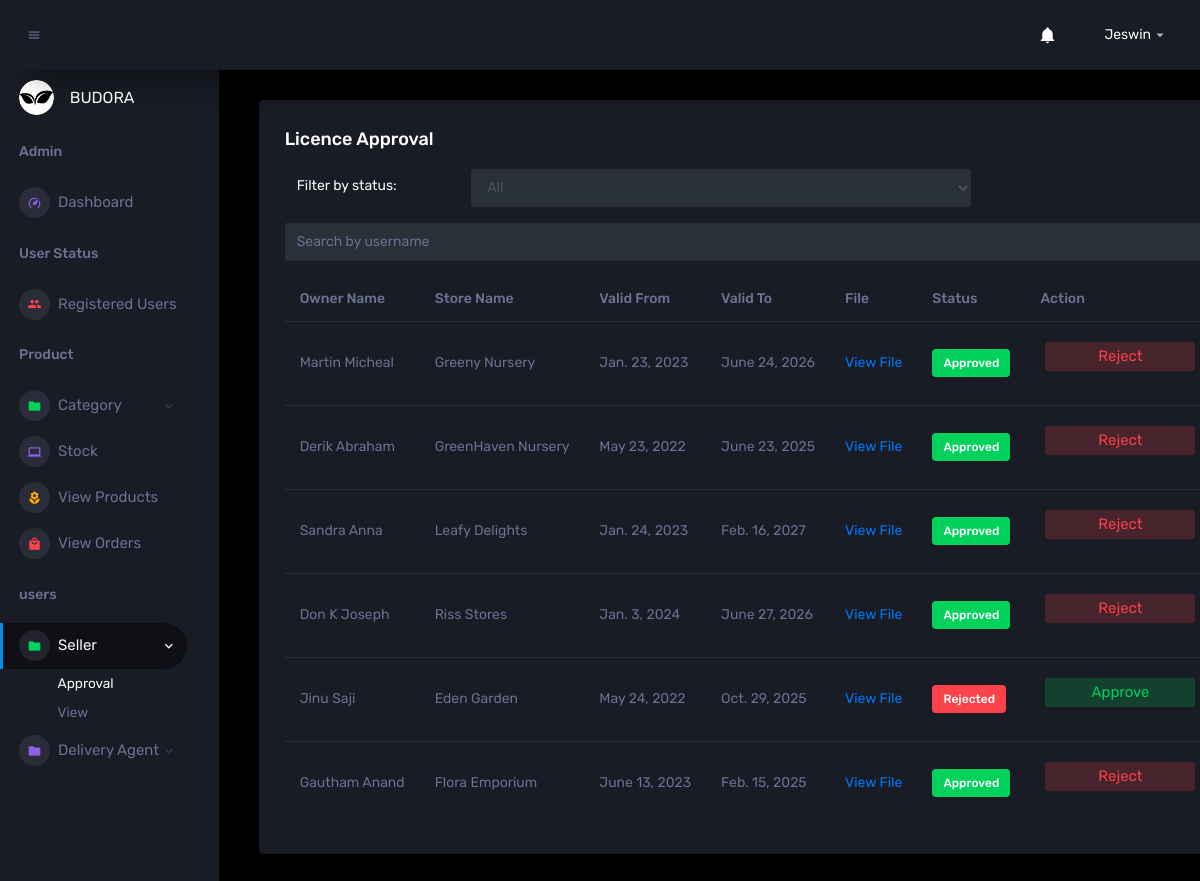
The page /dashlegal (signed in) on the database its author committed.
### user/models.py (models this page shows)
class Certification(models.Model):
    APPROVED = 'approved'
    REJECTED = 'rejected'
    PENDING = 'pending'
    APPROVAL_CHOICES = [
        (APPROVED, 'Approved'),
        (REJECTED, 'Rejected'),
        (PENDING, 'Pending'),
    ]
    DAY_CHOICES = [
        ('monday', 'Monday'),
        ('tuesday', 'Tuesday'),
        ('wednesday', 'Wednesday'),
        ('thursday', 'Thursday'),
        ('friday', 'Friday'),
        ('saturday', 'Saturday'),
        ('sunday', 'Sunday'),
    ]
    user = models.ForeignKey(User, on_delete=models.CASCADE, default=1)
    certification_image = models.ImageField(upload_to='certification_images/', null=True, blank=True)
    owner_name = models.CharField(max_length=100)  # Change 'first_name' to 'owner_name'
    store_name = models.CharField(max_length=100)  # Add 'store_name' field
    expiry_date_from = models.DateField(null=True, blank=True)
    expiry_date_to = models.DateField(null=True, blank=True)
    timestamp = models.DateTimeField(auto_now_add=True)
    opening_time = models.TimeField(null=True, blank=True)
    closing_time = models.TimeField(null=True, blank=True)
    opening_days = models.CharField(max_length=100, choices=DAY_CHOICES, blank=True)  # Field with day choices
    store_image = models.ImageField(upload_to='store_images/', null=True, blank=True)
    latitude = models.DecimalField(max_digits=20, decimal_places=15, default=0.0)
    longitude = models.DecimalField(max_digits=20, decimal_places=15, default=0.0)
    is_approved = models.CharField(
        max_length=10,
        choices=APPROVAL_CHOICES,
        default=PENDING,
    )

### user/views.py (the view)
# urls.py: path('dashlegal', views.dashlegal, name='dashlegal'),
@login_required
def dashlegal(request):
    seller_applications = Certification.objects.all()
    today = timezone.now().date()
    for certification in seller_applications:
        if certification.expiry_date_to and certification.expiry_date_to < timezone.now().date():
            certification.is_approved = Certification.REJECTED  # Set it to 'rejected'
            certification.save()
    user_roles = {}
    for application in seller_applications:
        user = get_object_or_404(User, id=application.user_id)
        user_roles[application.id] = {
            'is_admin': user.is_superuser,
            'is_customer': user,
            'is_seller': user.is_staff
        }
    context = {
        'seller_applications': seller_applications,
        'user_roles': user_roles,  # Include user roles in the context
        'today': today,
    }
    return render(request, 'admin/dashlegal.html', context)

### templates/admin/dashlegal.html (shortened to what this page needs)
{% extends 'admin/base1.html' %}
{% load static %}
{% block content %}
<div class="col-lg-12 grid-margin stretch-card">
    <div class="card">
      <div class="card-body">
            <h4 class="card-title">Licence Approval</h4>
            <p class="card-description">
                <div class="col-md-9">
                <div class="form-group row">
                <label for="status-filter" class="filter-label col-sm-3 col-form-label">Filter by status:</label>
                <div class="col-sm-9">
                <select id="status-filter" class="filter-select form-control">
                    <option value="all">All</option>
                </select>
                </div>
                </div>
            </p>
        </div>
                <form class="search-form" id="searchform">
                    <input type="text" id="name" name="name" class="search-input form-control" placeholder="Search by username">
                </form>
            <div class="table-responsive">
            <table class="application-list table table-hover">
                <thead>
                    <tr>
                        <th>Owner Name</th>
                        <th>Store Name</th>
                        <th>Valid From</th>
                        <th>Valid To</th>
                        <th>File</th>
                        <th>Status</th>
                        <th>Action</th>
                    </tr>
                </thead>
                <tbody>
                    {% for application in seller_applications %}
                    <tr>
                        <td>{{ application.owner_name }}</td>
                        <td>{{ application.store_name }}</td>
                        <td>{{ application.expiry_date_from }}</td>
                        {% if application.expiry_date_to < today %}
                            {% comment %} <td class="text-danger" >{{ application.expiry_date_to }}</td> {% endcomment %}
                            <td>{{ application.expiry_date_to }}</td>
                        {% else %}
                            <td>{{ application.expiry_date_to }}</td>
                        {% endif %}
                        <td>
                            {% if application.certification_image %}
                            <a href="{{ application.certification_image.url }}" target="_blank">View File</a>
                            {% else %}
                            No File Available
                            {% endif %}
                        </td>
                        <td id="status-cell-1">
                          {% if application.is_approved == 'pending' %}
                            <label class="badge badge-warning">Pending</label>
                          {% elif application.is_approved == 'approved' %}
                            <label class="badge badge-success">Approved</label>
                          {% elif application.is_approved == 'rejected' %}
                            <label class="badge badge-danger">Rejected</label>
                          {% else %}
                            <p> Not working </p>
                          {% endif %}
                        </td>
                        <td id="status-cell-1"  style="padding:20">
                        <div class="approval-status">
                      {% if application.is_approved == 'pending' %}
                      <form method="post" action="{% url 'approve_certification' application.id %}">
                        {% csrf_token %}
                        <button class="btn btn-inverse-success btn-fw" type="submit" >Approve</button>
                    </form>
                    <form method="post" action="{% url 'reject_certification' application.id %}">
                        {% csrf_token %}
                        <button class="btn btn-inverse-danger btn-fw" type="submit">Reject</button>
                    </form>
                      {% elif application.is_approved == 'approved' %}
                          <form method="post" action="{% url 'reject_certification' application.id %}">
                            <button class="btn btn-inverse-danger btn-fw" type="submit">Reject</button>
                        </form>
                      {% elif application.is_approved == 'rejected' %}
                          <form method="post" action="{% url 'approve_certification' application.id %}">
                              <button id="appr" class="btn btn-inverse-success btn-fw" type="submit">Approve</button>
                          </form>
                      {% else %}
                        <p> Not working </p>
                      {% endif %}
                      </div>
                      </td>
                    </tr>
                    {% endfor %}
                </tbody>
            </table>
        </div>
    </div>
</div>
{% endblock %}

### templates/admin/base1.html (shortened to what this page needs)
{% load static %}
<head>
    <link rel="stylesheet" href="{% static 'assets/vendors/mdi/css/materialdesignicons.min.css' %}">
    <link rel="stylesheet" href="{% static 'assets/vendors/css/vendor.bundle.base.css' %}">
    <link rel="stylesheet" href="{% static 'assets/vendors/jvectormap/jquery-jvectormap.css' %}">
    <link rel="stylesheet" href="{% static 'assets/vendors/flag-icon-css/css/flag-icon.min.css' %}">
    <link rel="stylesheet" href="{% static 'assets/vendors/owl-carousel-2/owl.carousel.min.css' %}">
    <link rel="stylesheet" href="{% static 'assets/vendors/owl-carousel-2/owl.theme.default.min.css' %}">
    <link rel="stylesheet" href="{% static 'assets/css/style.css' %}">
</head>
<body>
    <div class="container-scroller">
        <nav class="sidebar sidebar-offcanvas" id="sidebar">
          <ul class="nav">
            <li class="nav-item profile">
              <div class="profile-desc">
                <div class="profile-pic">
                  <div class="count-indicator">
                    <img class="img-xs rounded-circle " src="{% static 'assets/images/Budoralat.png' %}" alt="">
                  </div>
                  <div class="profile-name">
                    <h5 class="mb-0 font-weight-normal">BUDORA</h5>
                  </div>
                </div>
            </li>
            <li class="nav-item nav-category">
              <span class="nav-link">Admin</span>
            </li>
            <li class="nav-item menu-items">
              <a class="nav-link" href="{% url 'admin_index' %}">
                <span class="menu-icon">
                  <i class="mdi mdi-speedometer"></i>
                </span>
                <span class="menu-title">Dashboard</span>
              </a>
            </li>
            <li class="nav-item nav-category">
              <span class="nav-link">User Status</span>
            </li>
            <li class="nav-item menu-items">
              <a class="nav-link" href="{% url 'user_list' %}">
                <span class="menu-icon">
                  <i class="mdi mdi-account-multiple"></i>
                </span>
                <span class="menu-title">Registered Users</span>
              </a>
            </li>
            <li class="nav-item nav-category">
              <span class="nav-link">Product</span>
            </li>
            <li class="nav-item menu-items">
              <a class="nav-link" data-toggle="collapse" href="#ui-basic" aria-expanded="false" aria-controls="ui-basic" id="category">
                <span class="menu-icon">
                  <i class="mdi mdi-folder"></i>
                </span>
                <span class="menu-title">Category</span>
                <i class="menu-arrow"></i>
              </a>
            </li>
            <li class="nav-item menu-items">
              <a class="nav-link" href="{% url 'viewstock' %}">
                <span class="menu-icon">
                  <i class="mdi mdi-laptop"></i>
                </span>
                <span class="menu-title">Stock</span>
              </a>
            </li>
            <li class="nav-item menu-items">
              <a class="nav-link" href="{% url 'viewproducts' %}">
                <span class="menu-icon">
                  <i class="mdi mdi-flower"></i>
                </span>
                <span class="menu-title">View Products</span>
              </a>
            </li>
            <li class="nav-item menu-items">
              <a class="nav-link" href="{% url 'view_orders' %}">
                <span class="menu-icon">
                  <i class="mdi mdi-shopping"></i>
                </span>
                <span class="menu-title">View Orders</span>
              </a>
            </li>
            <li class="nav-item nav-category">
              <span class="nav-link">users</span>
            </li>
            <li class="nav-item menu-items">
              <a class="nav-link" data-toggle="collapse" href="#sellerapp" aria-expanded="false" aria-controls="ui-basic" id="sellers">
                <span class="menu-icon">
                  <i class="mdi mdi-folder"></i>
                </span>
                <span class="menu-title">Seller</span>
                <i class="menu-arrow"></i>
              </a>
              <div class="collapse" id="sellerapp">
                <ul class="nav flex-column sub-menu">
                  <li class="nav-item"> <a class="nav-link" href="{% url 'dashlegal' %}" id="sellerapproval">Approval</a></li>
                  <li class="nav-item"> <a class="nav-link" href="{% url 'viewsellers' %}">View</a></li>
                </ul>
              </div>
            </li>
            <li class="nav-item menu-items">
              <a class="nav-link" data-toggle="collapse" href="#delivery" aria-expanded="false" aria-controls="ui-basic" id="sellers">
                <span class="menu-icon">
                  <i class="mdi mdi-folder"></i>
                </span>
                <span class="menu-title">Delivery Agent</span>
                <i class="menu-arrow"></i>
              </a>
            </li>
        </nav>
        <div class="container-fluid page-body-wrapper">
          <nav class="navbar p-0 fixed-top d-flex flex-row">
            <div class="navbar-menu-wrapper flex-grow d-flex align-items-stretch">
              <button class="navbar-toggler navbar-toggler align-self-center" type="button" data-toggle="minimize">
                <span class="mdi mdi-menu"></span>
              </button>
              <ul class="navbar-nav navbar-nav-right">
                <li class="nav-item dropdown">
                  <a class="nav-link" id="notificationDropdown" href="#" data-toggle="dropdown">
                      <i class="mdi mdi-bell"></i>
                  </a>
              </li>
                <li class="nav-item dropdown">
                  <a class="nav-link" id="profileDropdown" href="#" data-toggle="dropdown">
                    <div class="navbar-profile">
                      <p class="mb-0 d-none d-sm-block navbar-profile-name">Jeswin</p>
                      <i class="mdi mdi-menu-down d-none d-sm-block"></i>
                    </div>
                  </a>
                </li>
              </ul>
            </div>
          </nav>
          <div class="main-panel">
            <div class="content-wrapper">
    {% block content %}
    {% endblock %}
</div>
</div>
</div>
</body>
</html>

### rows shown on the page
Certification: owner_name "Martin Micheal", store_name "Greeny Nursery", expiry_date_from "Jan. 23, 2023", expiry_date_to "June 24, 2026", is_approved "Approved"
Certification: owner_name "Derik Abraham", store_name "GreenHaven Nursery", expiry_date_from "May 23, 2022", expiry_date_to "June 23, 2025", is_approved "Approved"
Certification: owner_name "Sandra Anna", store_name "Leafy Delights", expiry_date_from "Jan. 24, 2023", expiry_date_to "Feb. 16, 2027", is_approved "Approved"
Certification: owner_name "Don K Joseph", store_name "Riss Stores", expiry_date_from "Jan. 3, 2024", expiry_date_to "June 27, 2026", is_approved "Approved"
Certification: owner_name "Jinu Saji", store_name "Eden Garden", expiry_date_from "May 24, 2022", expiry_date_to "Oct. 29, 2025", is_approved "Rejected"
Certification: owner_name "Gautham Anand", store_name "Flora Emporium", expiry_date_from "June 13, 2023", expiry_date_to "Feb. 15, 2025", is_approved "Approved"
